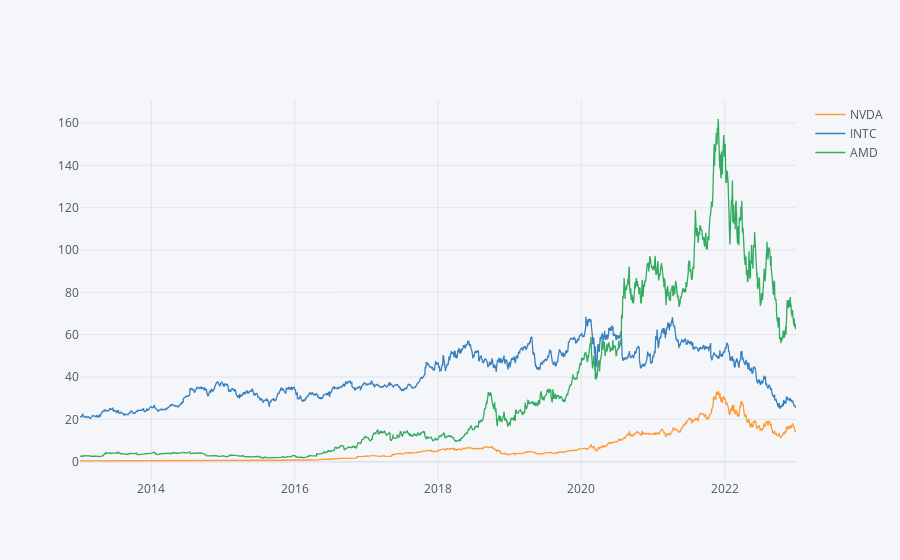

This figure's notebook cell:
### Code cell
closes.iplot()

### Figure 1 — Plotly figure (JSON) as saved in the notebook; plotly's stock layout.template omitted (floating-point values rounded to 4 significant figures; data arrays with more than 128 entries replaced by an {"elided": "..."} marker saying what was removed)
{"data": [{"line": {"color": "rgba(255, 153, 51, 1.0)", "dash": "solid", "shape": "linear", "width": 1.3}, "mode": "lines", "name": "NVDA", "text": "", "type": "scatter", "x": {"elided": "2518 str values"}, "y": {"elided": "2518 float values"}}, {"line": {"color": "rgba(55, 128, 191, 1.0)", "dash": "solid", "shape": "linear", "width": 1.3}, "mode": "lines", "name": "INTC", "text": "", "type": "scatter", "x": {"elided": "2518 str values"}, "y": {"elided": "2518 float values"}}, {"line": {"color": "rgba(50, 171, 96, 1.0)", "dash": "solid", "shape": "linear", "width": 1.3}, "mode": "lines", "name": "AMD", "text": "", "type": "scatter", "x": {"elided": "2518 str values"}, "y": {"elided": "2518 float values"}}], "layout": {"legend": {"bgcolor": "#F5F6F9", "font": {"color": "#4D5663"}}, "paper_bgcolor": "#F5F6F9", "plot_bgcolor": "#F5F6F9", "title": {"font": {"color": "#4D5663"}}, "xaxis": {"gridcolor": "#E1E5ED", "showgrid": true, "tickfont": {"color": "#4D5663"}, "title": {"font": {"color": "#4D5663"}, "text": ""}, "zerolinecolor": "#E1E5ED"}, "yaxis": {"gridcolor": "#E1E5ED", "showgrid": true, "tickfont": {"color": "#4D5663"}, "title": {"font": {"color": "#4D5663"}, "text": ""}, "zerolinecolor": "#E1E5ED"}}}
